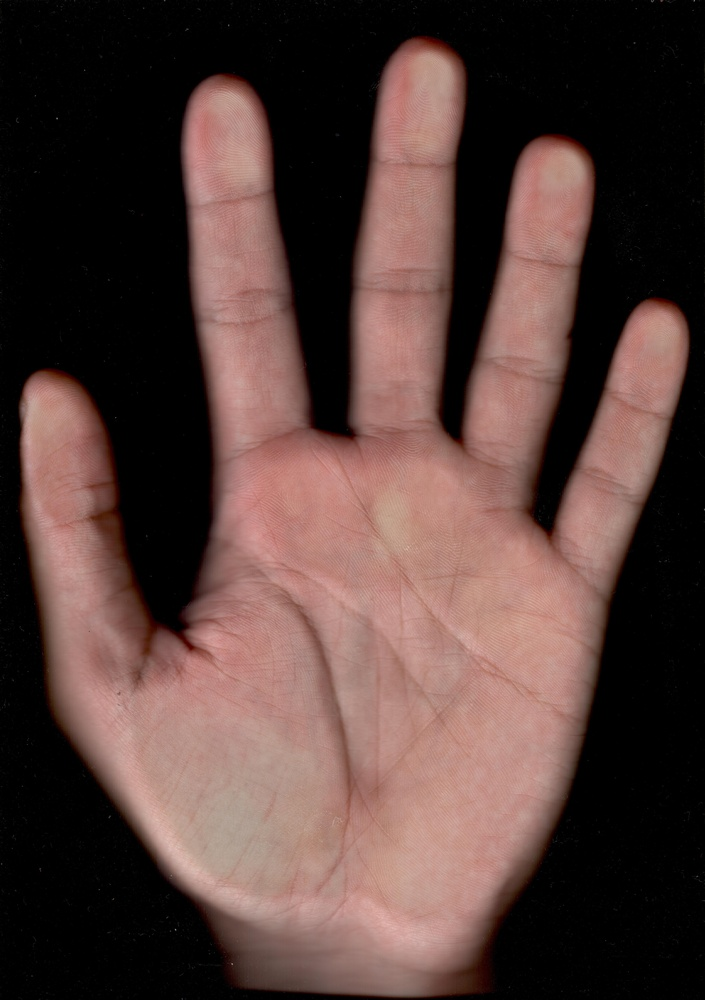
#> input picture hand_Scan_H.jpg, 705 x 1000 px, shrunk from 3496 x 4960 before the run
$ python Canny_Edge_Detector.py   (older library calls are emulated)
#> lines starting #> are read from the running program, lines starting #| are printed output that depends on the picture

# 1. Noise Reduction

import cv2
import numpy as np

img = cv2.imread('./hand_Scan_H.jpg')
#> img is the input picture: shape (1000, 705, 3); mean B, G, R 58.3, 62.7, 85.7
gray = cv2.cvtColor(img, cv2.COLOR_BGR2GRAY)
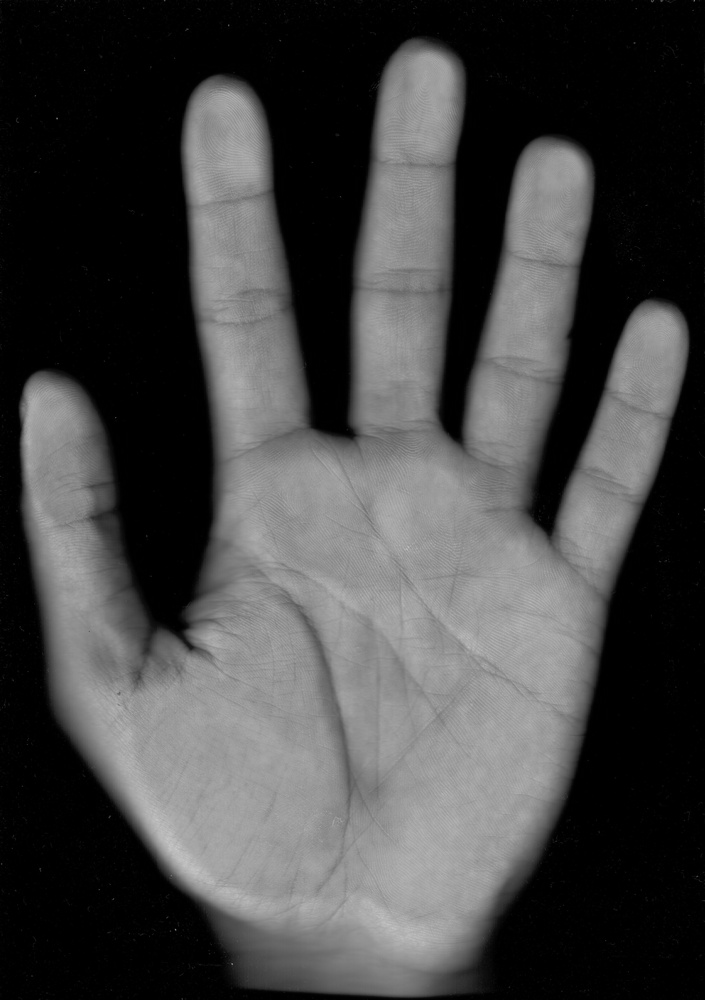
#> gray: shape (1000, 705); min 0, max 202, mean 69.1

# Gaussian Blurring
blur = cv2.GaussianBlur(gray,(5,5),0)

cv2.imshow("GaussianBlur", blur)
cv2.waitKey(10000)

# 2. Finding Intensity Gradient of the Image

# Apply Sobelx in high output datatype 'float32'
# and then converting back to 8-bit to prevent overflow

sobelx_64 = cv2.Sobel(blur,cv2.CV_32F,1,0,ksize=3)
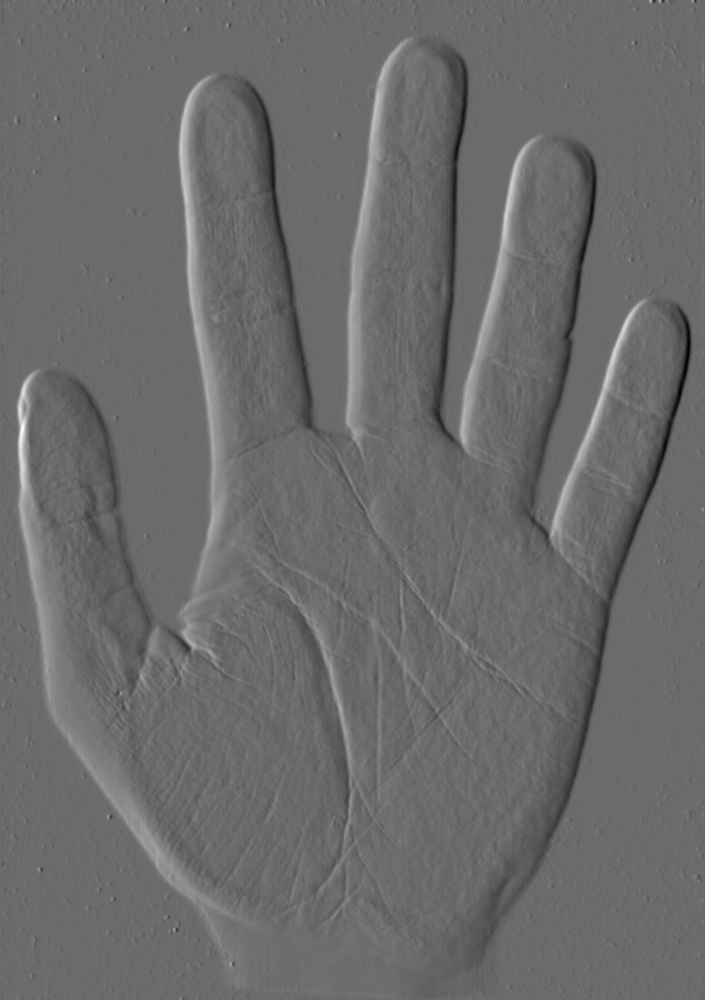
#> sobelx_64: shape (1000, 705) float32; min -168, max 231, mean 0; drawn with min black and max white
absx_64 = np.absolute(sobelx_64)
sobelx_8u1 = absx_64/absx_64.max()*255
sobelx_8u = np.uint8(sobelx_8u1)

# Similarly for Sobely
sobely_64 = cv2.Sobel(blur,cv2.CV_32F,0,1,ksize=3)
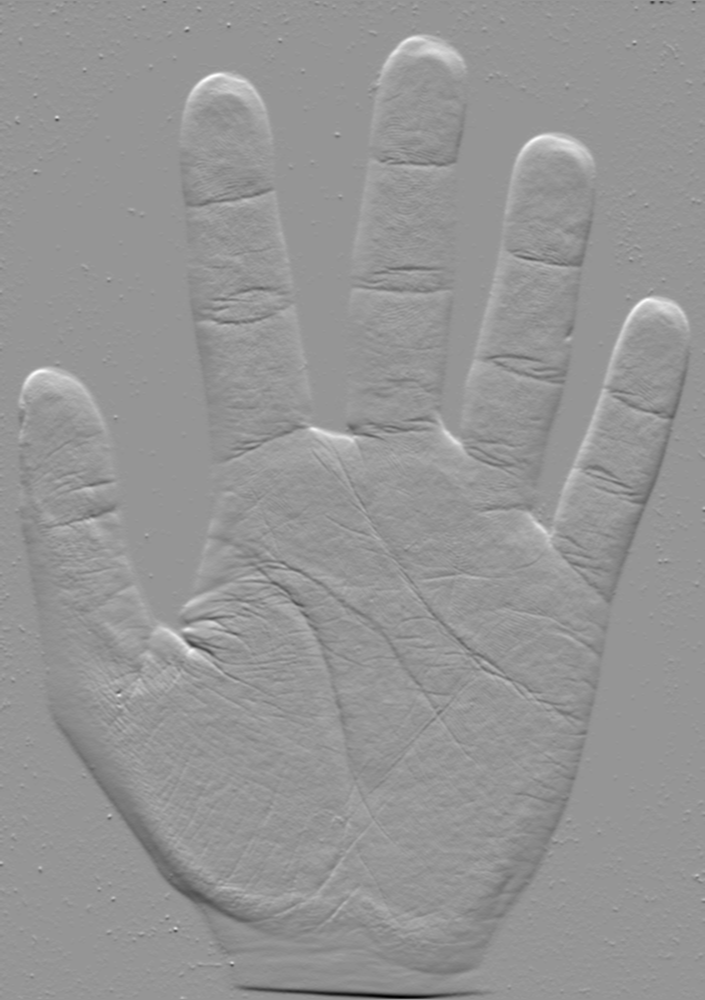
#> sobely_64: shape (1000, 705) float32; min -183, max 129, mean 0; drawn with min black and max white
absy_64 = np.absolute(sobely_64)
sobely_8u1 = absy_64/absy_64.max()*255
sobely_8u = np.uint8(sobely_8u1)

# From gradients calculate the magnitude and changing
# it to 8-bit (Optional)
mag = np.hypot(sobelx_8u, sobely_8u)
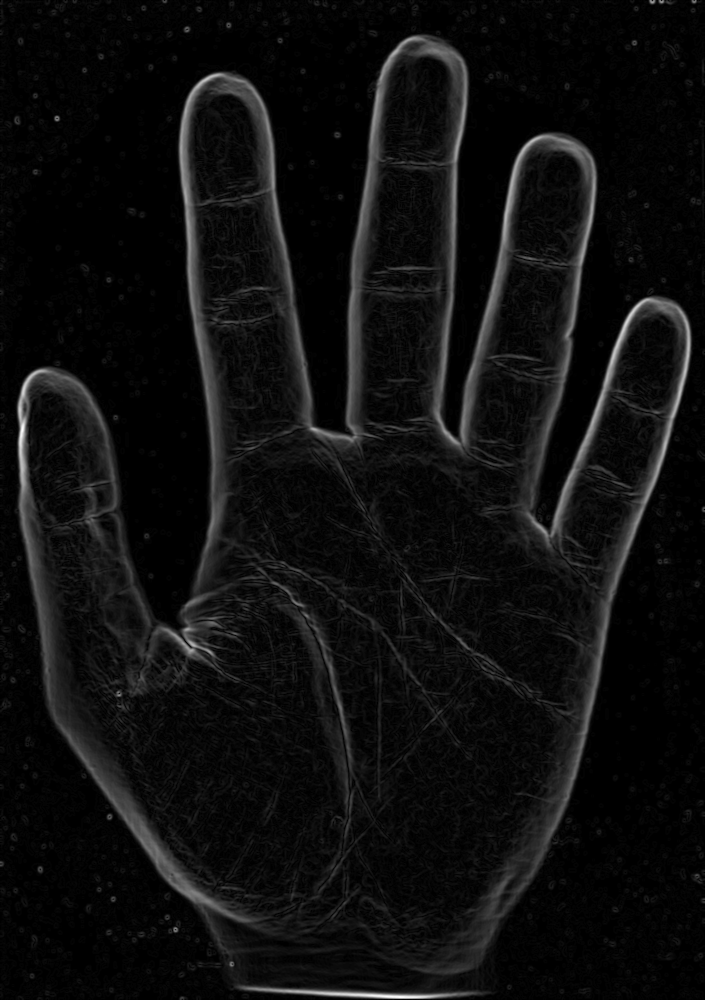
#> mag: shape (1000, 705) float16; min 0, max 255.8, mean 15.1; drawn with min black and max white
mag = mag/mag.max()*255
mag = np.uint8(mag)

# Find the direction and change it to degree
theta = np.arctan2(sobely_64, sobelx_64)
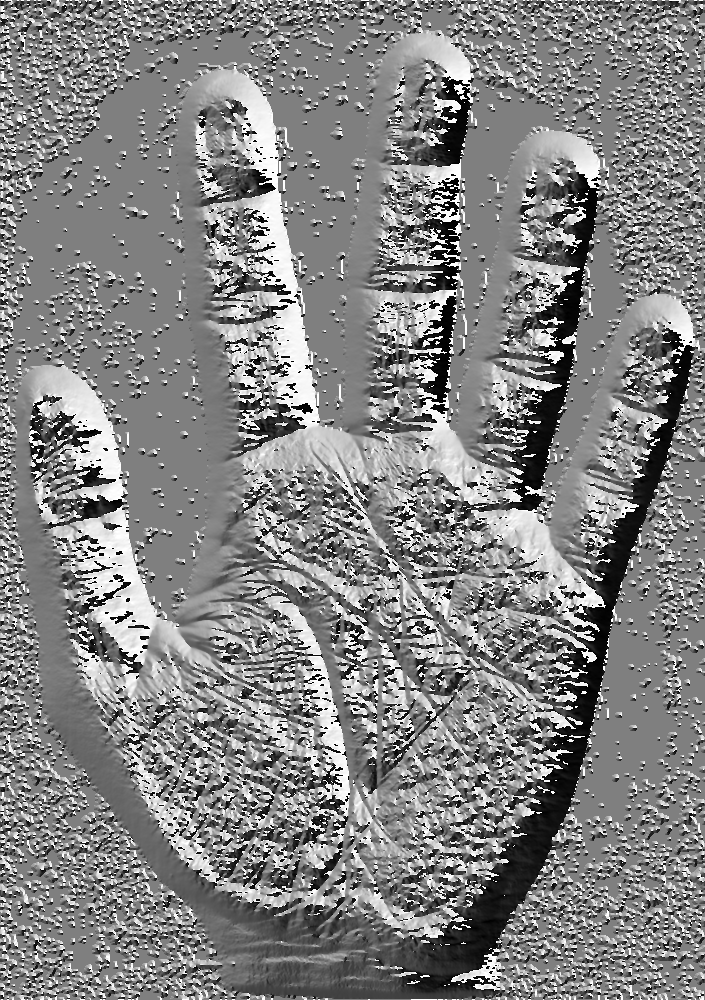
#> theta: shape (1000, 705) float32; min -3.13, max 3.14, mean 0.101; drawn with min black and max white
angle = np.rad2deg(theta)

# 3. Non-Max Suppression

# Find the neighbouring pixels (b,c) in the rounded gradient direction
# and then apply non-max suppression
M, N = mag.shape
#> M = 1000; N = 705
Non_max = np.zeros((M,N), dtype= np.uint8)

for i in range(1,M-1):
    for j in range(1,N-1):
       # Horizontal 0
        if (0 <= angle[i,j] < 22.5) or (157.5 <= angle[i,j] <= 180) or (-22.5 <= angle[i,j] < 0) or (-180 <= angle[i,j] < -157.5):
            b = mag[i, j+1]
            c = mag[i, j-1]
        # Diagonal 45
        elif (22.5 <= angle[i,j] < 67.5) or (-157.5 <= angle[i,j] < -112.5):
            b = mag[i+1, j+1]
            c = mag[i-1, j-1]
        # Vertical 90
        elif (67.5 <= angle[i,j] < 112.5) or (-112.5 <= angle[i,j] < -67.5):
            b = mag[i+1, j]
            c = mag[i-1, j]
        # Diagonal 135
        elif (112.5 <= angle[i,j] < 157.5) or (-67.5 <= angle[i,j] < -22.5):
            b = mag[i+1, j-1]
            c = mag[i-1, j+1]

        # Non-max Suppression
        if (mag[i,j] >= b) and (mag[i,j] >= c):
            Non_max[i,j] = mag[i,j]
        else:
            Non_max[i,j] = 0
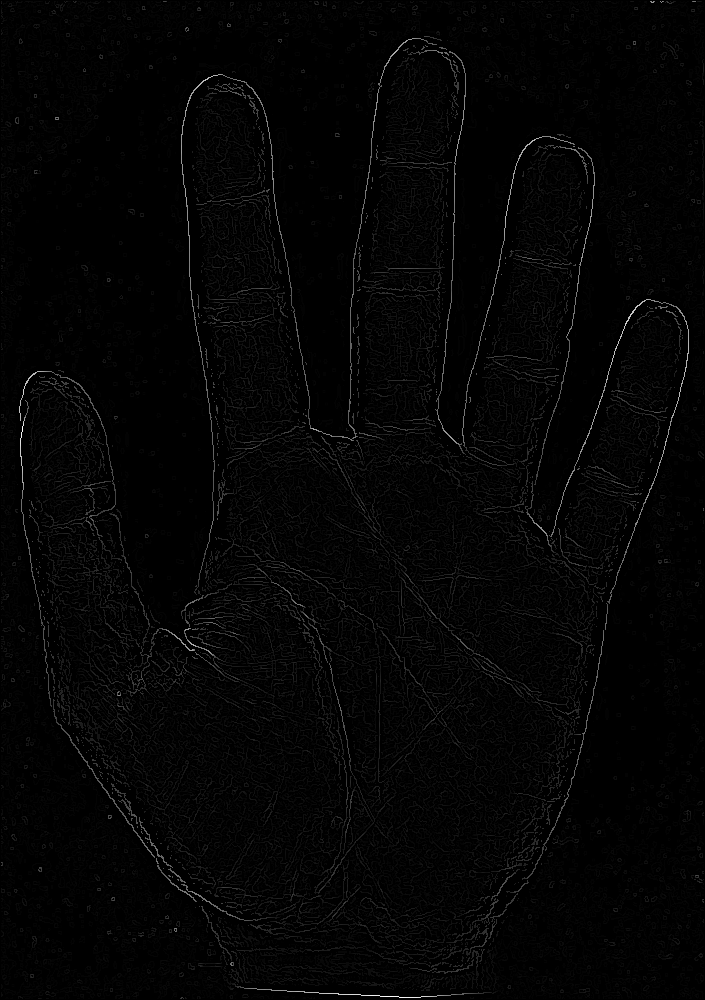
#> Non_max: shape (1000, 705); min 0, max 255, mean 4.3

# 4. Hysteresis Thresholding

# Set high and low threshold
highThreshold = 21
lowThreshold = 15

M, N = Non_max.shape
out = np.zeros((M,N), dtype= np.uint8)

# If edge intensity is greater than 'High' it is a sure-edge
# below 'low' threshold, it is a sure non-edge
strong_i, strong_j = np.where(Non_max >= highThreshold)
zeros_i, zeros_j = np.where(Non_max < lowThreshold)

# weak edges
weak_i, weak_j = np.where((Non_max <= highThreshold) & (Non_max >= lowThreshold))

# Set same intensity value for all edge pixels
out[strong_i, strong_j] = 255
out[zeros_i, zeros_j ] = 0
out[weak_i, weak_j] = 75

M, N = out.shape
for i in range(1, M-1):
    for j in range(1, N-1):
        if (out[i,j] == 75):
            if 255 in [out[i+1, j-1],out[i+1, j],out[i+1, j+1],out[i, j-1],out[i, j+1],out[i-1, j-1],out[i-1, j],out[i-1, j+1]]:
                out[i, j] = 255
            else:
                out[i, j] = 0
